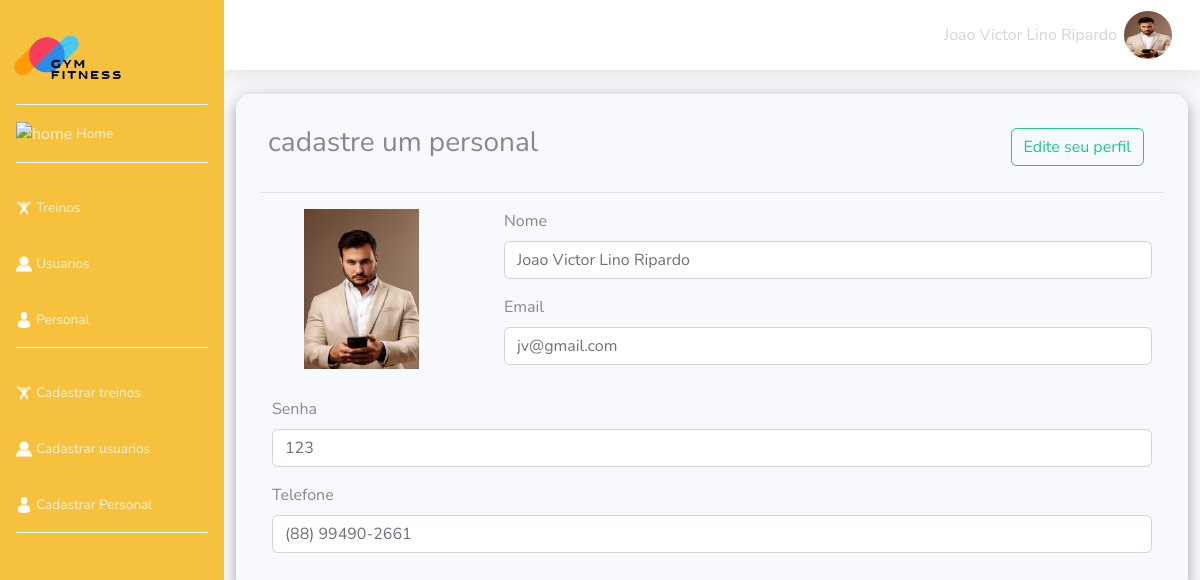
The app's page /acoes/perfil.php (signed in) with its own data.
### tables this page shows
CREATE TABLE `tbpersonal` (
  `id_adm` int(11) UNSIGNED NOT NULL,
  `foto_personal` varchar(50) DEFAULT NULL,
  `nome` varchar(100) DEFAULT NULL,
  `email` varchar(100) DEFAULT NULL,
  `senha` varchar(50) DEFAULT NULL,
  `telefone` varchar(50) DEFAULT NULL
);

### acoes/perfil.php (the view, shortened to what this page needs)
<!DOCTYPE html>
<html lang="en">
<head>
    <link href="../vendor/fontawesome-free/css/all.min.css" rel="stylesheet" type="text/css">
    <link href="../css/sb-admin-2.css" rel="stylesheet">
    <link rel="stylesheet" href="https://cdn.jsdelivr.net/npm/bootstrap-icons@1.11.3/font/bootstrap-icons.min.css">
    <link rel='stylesheet' href='https://cdn-uicons.flaticon.com/2.3.0/uicons-solid-straight/css/uicons-solid-straight.css'>
</head>
<body id="page-top">
    <div id="wrapper">
        <ul class="navbar-nav bg-warning sidebar sidebar-dark accordion" id="accordionSidebar">
            <li class="nav-item ">
                <div class="sidebar-brand-icon ">
                    <img src="../img/logo.png" class="logo1" alt="logo" >
                </div>
            </li>
            <li class="nav-item ">
                <a class="nav-link" href="../principal/principal.php">
                <img src="../img/icon/home.png" alt="home">
                    <span>Home</span></a>
            </li>
            <hr class="sidebar-divider">
            <li class="nav-item ">
                <a class="nav-link" href="../treino/treinos.php">
                <img src="../img/icon/treino.png" alt="home">
                    <span>Treinos</span></a>
            </li>
            <li class="nav-item">
                <a class="nav-link " href="../usuario/cadbuscausuario.php">
                <img src="../img/icon/user.png" alt="home">
                    <span>Usuarios</span>
                </a>
            </li>
            <li class="nav-item">
                <a class="nav-link " href="../personal/cadbuscapersonal.php">
                    <img src="../img/icon/personal.png" alt="personal">
                    <span>Personal</span>
                </a>
            </li>
            <hr class="sidebar-divider">
                <li class="nav-item">
                    <a class="nav-link" href="../treino/cadtreino.php">
                        <img src="../img/icon/treino.png" alt="home">
                        <span>Cadastrar treinos</span>
                    </a>
                </li>
                <li class="nav-item">
                    <a class="nav-link" href="../usuario/cadusuario.php" >
                        <img src="../img/icon/user.png" alt="home">
                        <span>Cadastrar usuarios</span>
                    </a>
                </li>
                <li class="nav-item ">
                    <a class="nav-link " href="../personal/cadbuscapersonal.php" >
                        <img src="../img/icon/personal.png" alt="personal">
                        <span>Cadastrar Personal</span>
                    </a>
                </li>
            <hr class="sidebar-divider d-none d-md-block">
        </ul>
        <div id="content-wrapper" class="d-flex flex-column">
            <div id="content">
                <nav class="navbar navbar-expand navbar-light bg-white topbar mb-4 static-top shadow">
                    <?php
                                if(isset( $_SESSION['personal'])){
                                    include('../banco.php');
                                    $sql = "SELECT * FROM tbpersonal where id_adm = ".$_SESSION['personal']." ";
                                    $resultado = $conexao->query($sql);
                                    if ($resultado-> num_rows > 0) {
                                        while ($linha = $resultado->fetch_array()) {
                                                echo '<ul class="navbar-nav ml-auto">';
                                                echo '<li class="nav-item dropdown no-arrow">';
                                                echo '<a class="nav-link dropdown-toggle" href="#" id="userDropdown" role="button" data-toggle="dropdown" aria-haspopup="true" aria-expanded="false">';
                                                echo '<span>'.$linha['nome'].'</span>';
                                                echo '<img class="img-profile rounded-circle" src=" '.$linha['foto_personal'].'">';
                                                echo '</a>';
                                                echo '</li>';
                                                echo '</ul>';
                                            }
                                    }
                                }
                            ?>
                </nav>
                <form class="form-cadastro" action="cadastro.php" method="POST" enctype="multipart/form-data">
                            <?php
                                if(isset( $_SESSION['personal'])){
                                    include('../banco.php');
                                    $sql = "SELECT * FROM tbpersonal where id_adm = ".$_SESSION['personal']." ";
                                    $resultado = $conexao->query($sql);
                                    if ($resultado-> num_rows > 0) {
                                        $linha1 = $resultado->fetch_array();
                                    }
                                }
                            ?>
                                <div class="card-body">
                                    <div class="row no-gutters align-items-center">
                                        <div class=" col mr-6">
                                            <h3>cadastre um personal</h3>
                                        </div>
                                        <div class="col mr-6">
                                            <?php
                                                $id = $_SESSION['personal'];
                                                echo '<div class="col-12 ir"><a href="editperfil.php?id='.$id.' " '.'><button type="button"  class="btn btn-outline-success">Edite seu perfil</button></a></div>';
                                            ?>
                                        </div>
                                    </div>
                                </div>
                            <hr class="sidebar-divider d-none d-md-block">
                            <div class="row" style="">
                            <div class=" col-xs-8 col-sm-3 col-md-3 col-lg-3 ">
                                <div class="row">
                                    <div class="col-12">
                                        <?php echo '<img id="output" src=" '.$linha1['foto_personal'].'" class="img3 col-8" ></img> '; ?>
                                    </div>
                                </div>
                             </div>
                                <div class="form-group flex-column col-9">
                                    <div class="form-group col-12">
                                        <label for="inputeNome">Nome</label>
                                        <input type="text" class="form-control1" id="nome" name="nome" placeholder="Insira o nome do personal" value= "<?php echo $linha1['nome']; ?>" readonly>
                                    </div>
                                    <div class="form-group col-12">
                                        <label for="inputAddress">Email</label>
                                        <input type="email" class="form-control1" id="email" name="email" placeholder="Insira o email do personal" value= "<?php echo $linha1['email']; ?>" readonly>
                                    </div>
                                </div>
                            </div>
                            <div class="form-group col-12">
                                <label for="inputAddress2">Senha</label>
                                <input type="text" class="form-control1" id="senha" name="senha" placeholder="" value= "<?php echo $linha1['senha']; ?>" readonly>
                            </div>
                            <div class="form-group col-md-12">
                                <label for="inputCity">Telefone</label>
                                <input type="tel" class="form-control1" id="tel" name="tel" placeholder="(xx) xxxxx-xxxx" value= "<?php echo $linha1['telefone']; ?> " readonly>
                            </div>
                </form>
            </div>
        </div>
    </div>
</body>
</html>

### records on screen
tbpersonal: nome "Joao Victor Lino Ripardo", foto_personal (picture), email "jv@gmail.com", senha "123", tel "(88) 99490-2661"
